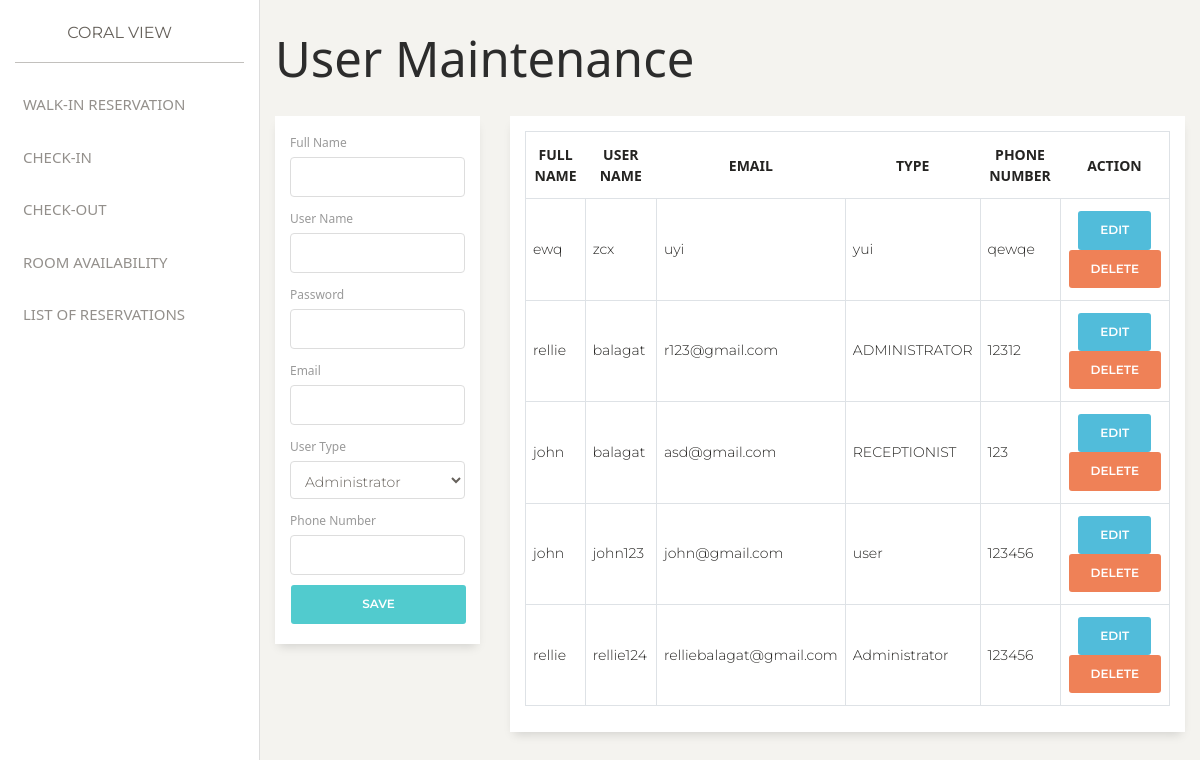
The page /admin/maintenance/user.php on the database its author committed.
### tables this page shows
CREATE TABLE `users` (
  `id` int(11) NOT NULL,
  `FullName` varchar(255) NOT NULL,
  `UserName` varchar(255) NOT NULL,
  `Password` varchar(255) NOT NULL,
  `Email` varchar(255) NOT NULL,
  `UserType` varchar(255) DEFAULT NULL,
  `Type` varchar(255) NOT NULL,
  `PhoneNumber` varchar(255) NOT NULL
);

### admin/maintenance/user.php (the view, shortened to what this page needs)
<?php
include('../../common/header.php');
require('../../functions/assets/connection.php');
$db = connect_to_db();
$edit_state = false;
?>
    <?php include('../../common/admin_sidebar.php') ?>
    <div class="main-panel">
        <div class="container-fluid">
            <h1>User Maintenance</h1>
            <div class="row">
                <div class="col-3">
                    <div class="card">
                        <div class="card-body">
                            <form action="../../functions/admin/user.php" method="POST">
                                <div class="form-group">
                                    <label for="">Full Name</label>
                                    <input type="text" name="user_full_name" class="form-control" id="" value="<?php if(isset($full_name)) { echo $full_name;  } ?>">
                                </div>
                                <div class="form-group">
                                    <label for="">User Name</label>
                                    <input type="text" name="user_name" class="form-control" id="" value="<?php if(isset($user_name)) { echo $user_name; } ?>">
                                </div>
                                <div class="form-group">
                                    <label for="">Password</label>
                                    <input type="password" name="user_password" class="form-control" id="" value="<?php if(isset($password)) { echo $password;  } ?>">
                                </div>
                                <div class="form-group">
                                    <label for="">Email</label>
                                    <input type="email" name="user_email" class="form-control" id="" value="<?php if(isset($email)) { echo $email;  } ?>">
                                </div>
                                <div class="form-group">
                                    <label for="">User Type</label>
                                    <select name="user_type" class="form-control" value="<?php if(isset($type)) { echo $type;  } ?>">
                                        <option value="Administrator">Administrator</option>
                                    </select>
                                </div>
                                <div class="form-group">
                                    <label for="">Phone Number</label>
                                    <input type="number" name="user_phone_number" class="form-control" id="" value="<?php if(isset($phone_number)) { echo $phone_number;  } ?>">
                                </div>
                                <?php
                                if($edit_state == true) {
                                    echo '<input type="submit" name="edit_user" class="btn btn-primary btn-block" value="Save">';
                                } else {
                                    echo '<input type="submit" name="enter_user" class="btn btn-primary btn-block" value="Save">';
                                }
                                ?>
                            </form>
                        </div>
                    </div>
                </div>
                <div class="col-9">
                    <div class="card">
                        <div class="card-body">
                            <table class="table table-bordered">
                                <thead>
                                    <tr>
                                        <th class="text-center" scope="col">Full Name</th>
                                        <th class="text-center" scope="col">User Name</th>
                                        <th class="text-center" scope="col">Email</th>
                                        <th class="text-center" scope="col">Type</th>
                                        <th class="text-center" scope="col">Phone Number</th>
                                        <th class="text-center" scope="col">Action</th>
                                    </tr>
                                </thead>
                                <tbody>
                                <?php
                                $query = "SELECT * FROM users";
                                $result = mysqli_query($db, $query);
                                if(mysqli_num_rows($result) > 0) {
                                    while($user = mysqli_fetch_assoc($result)) {
                                        echo '
                                            <tr>
                                                <td>' . $user['FullName'] . '</td>
                                                <td>' . $user['UserName'] . '</td>
                                                <td>' . $user['Email'] . '</td>
                                                <td>' . $user['Type'] . '</td>
                                                <td>' . $user['PhoneNumber'] . '</td>
                                                <td class="text-center" style="width: 17%;">
                                                    <form action="../../functions/admin/user.php" method="POST">
                                                        <a href="/coralview/admin/maintenance/user.php?edit=' . $user['id'] . '"class="btn btn-info" value="' . $user['id'] . '" >Edit</a>
                                                        <button class="btn btn-danger" value="' . $user['id'] . '" name="delete_user">Delete</button>
                                                    </form>
                                                </td>
                                            </tr>
                                        ';
                                    }
                                }
                                ?>
                                </tbody>
                            </table>
                        </div>
                    </div>
                </div>
            </div>
        </div>
    </div>
<?php
include('../../common/footer.php');
?>

### css/style.css (style rules this page uses)
* { font-family: 'Segoe UI', sans-serif; }
.main-panel { min-height: 100vh; }
h1, h2, h3, h4, h5, h6, p, span, li { font-family: 'Segoe UI', sans-serif; }
.card { border-radius: 0px; }

### rows shown on the page
users: FullName "ewq", UserName "zcx", Email "uyi", Type "yui", PhoneNumber "qewqe", $user['id'] 2 (drawn)
users: FullName "rellie", UserName "balagat", Email "r123@gmail.com", Type "ADMINISTRATOR", PhoneNumber "12312", $user['id'] 3 (drawn)
users: FullName "john", UserName "balagat", Email "asd@gmail.com", Type "RECEPTIONIST", PhoneNumber "123", $user['id'] 5 (drawn)
users: FullName "john", UserName "john123", Email "john@gmail.com", Type "user", PhoneNumber "123456", $user['id'] 8 (drawn)
users: FullName "rellie", UserName "rellie124", Email "relliebalagat@gmail.com", Type "Administrator", PhoneNumber "123456", $user['id'] 9 (drawn)
